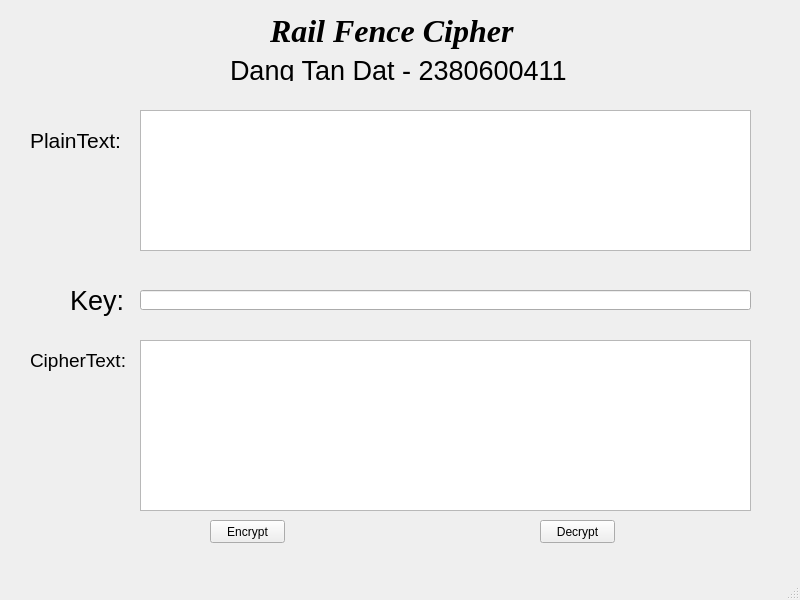
<?xml version="1.0" encoding="UTF-8"?>
<ui version="4.0">
 <class>MainWindow</class>
 <widget class="QMainWindow" name="MainWindow">
  <property name="geometry">
   <rect>
    <x>0</x>
    <y>0</y>
    <width>800</width>
    <height>600</height>
   </rect>
  </property>
  <property name="windowTitle">
   <string>MainWindow</string>
  </property>
  <widget class="QWidget" name="centralwidget">
   <widget class="QPushButton" name="pushButton">
    <property name="geometry">
     <rect>
      <x>210</x>
      <y>520</y>
      <width>75</width>
      <height>23</height>
     </rect>
    </property>
    <property name="text">
     <string>Encrypt</string>
    </property>
   </widget>
   <widget class="QLineEdit" name="txtKey">
    <property name="geometry">
     <rect>
      <x>140</x>
      <y>290</y>
      <width>611</width>
      <height>20</height>
     </rect>
    </property>
   </widget>
   <widget class="QLabel" name="label_6">
    <property name="geometry">
     <rect>
      <x>70</x>
      <y>280</y>
      <width>61</width>
      <height>41</height>
     </rect>
    </property>
    <property name="font">
     <font>
      <pointsize>20</pointsize>
     </font>
    </property>
    <property name="text">
     <string>Key:</string>
    </property>
   </widget>
   <widget class="QLabel" name="label_2">
    <property name="geometry">
     <rect>
      <x>230</x>
      <y>60</y>
      <width>341</width>
      <height>21</height>
     </rect>
    </property>
    <property name="font">
     <font>
      <pointsize>20</pointsize>
     </font>
    </property>
    <property name="text">
     <string>Dang Tan Dat - 2380600411</string>
    </property>
   </widget>
   <widget class="QTextEdit" name="txtInputText">
    <property name="geometry">
     <rect>
      <x>140</x>
      <y>110</y>
      <width>611</width>
      <height>141</height>
     </rect>
    </property>
   </widget>
   <widget class="QLabel" name="label_5">
    <property name="geometry">
     <rect>
      <x>30</x>
      <y>330</y>
      <width>101</width>
      <height>61</height>
     </rect>
    </property>
    <property name="font">
     <font>
      <pointsize>14</pointsize>
     </font>
    </property>
    <property name="text">
     <string>CipherText:</string>
    </property>
   </widget>
   <widget class="QLabel" name="label_3">
    <property name="geometry">
     <rect>
      <x>270</x>
      <y>0</y>
      <width>251</width>
      <height>61</height>
     </rect>
    </property>
    <property name="font">
     <font>
      <family>Times New Roman</family>
      <pointsize>24</pointsize>
      <weight>75</weight>
      <italic>true</italic>
      <bold>true</bold>
     </font>
    </property>
    <property name="text">
     <string>Rail Fence Cipher</string>
    </property>
   </widget>
   <widget class="QPushButton" name="pushButton_2">
    <property name="geometry">
     <rect>
      <x>540</x>
      <y>520</y>
      <width>75</width>
      <height>23</height>
     </rect>
    </property>
    <property name="text">
     <string>Decrypt</string>
    </property>
   </widget>
   <widget class="QTextEdit" name="txtResult">
    <property name="geometry">
     <rect>
      <x>140</x>
      <y>340</y>
      <width>611</width>
      <height>171</height>
     </rect>
    </property>
   </widget>
   <widget class="QLabel" name="label_4">
    <property name="geometry">
     <rect>
      <x>30</x>
      <y>110</y>
      <width>101</width>
      <height>61</height>
     </rect>
    </property>
    <property name="font">
     <font>
      <pointsize>16</pointsize>
     </font>
    </property>
    <property name="text">
     <string>PlainText:</string>
    </property>
   </widget>
  </widget>
  <widget class="QMenuBar" name="menubar">
   <property name="geometry">
    <rect>
     <x>0</x>
     <y>0</y>
     <width>800</width>
     <height>21</height>
    </rect>
   </property>
  </widget>
  <widget class="QStatusBar" name="statusbar"/>
 </widget>
 <resources/>
 <connections/>
</ui>
